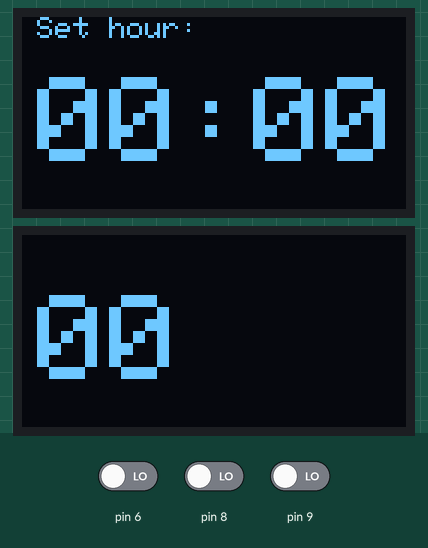
Recording of a sketch running on a simulated Arduino Uno, built with avr-gcc and run on an emulated ATmega328P. On the bench: 2 × 128×64 one-colour display. The test bench sets the inputs (shaded band); at power-on: pin 6 LOW, pin 9 LOW, pin 8 LOW. The display library's start-up logo is not drawn; what the sketch prints to the serial monitor is not drawn.

Above: at 5.3 s.
5.4 s: pin 6 driven HIGH
At 6.8 s:
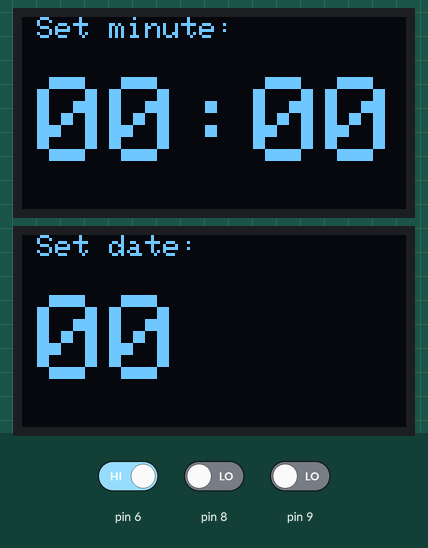
8.4 s: pin 9 driven HIGH
At 11.1 s:
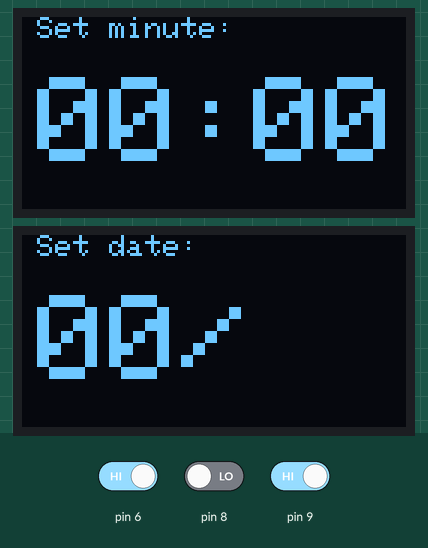
11.4 s: pin 8 driven HIGH
At 13.5 s:
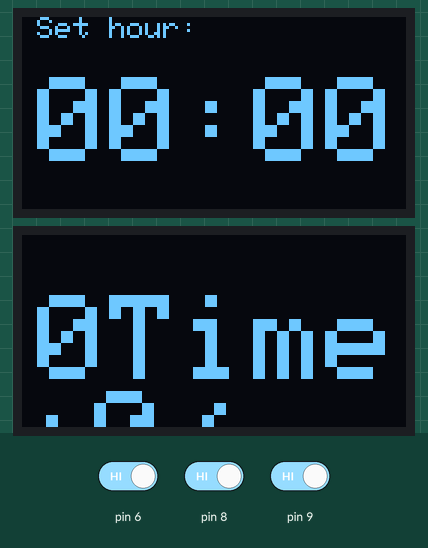
14.4 s: pin 8 driven LOW
At 17.2 s:
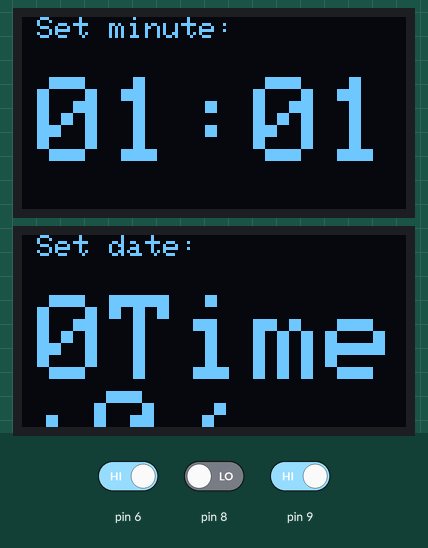
17.4 s: pin 9 driven LOW
At 18.69 s:
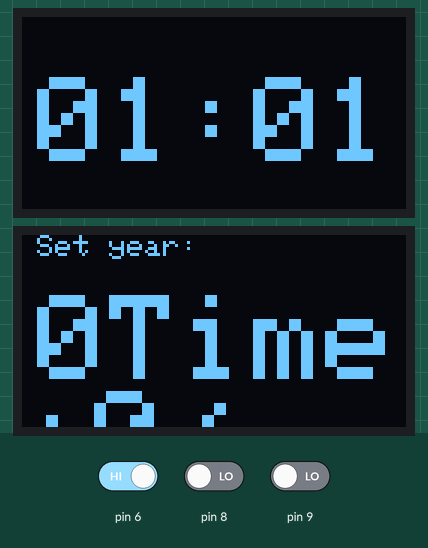
20.4 s: pin 8 driven HIGH
At 23.6 s:
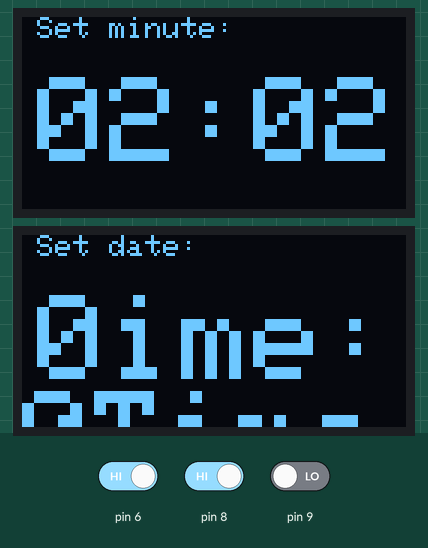
Timing chart, 0 to 25.1 s (numbered marks = the images above; inputs shaded):
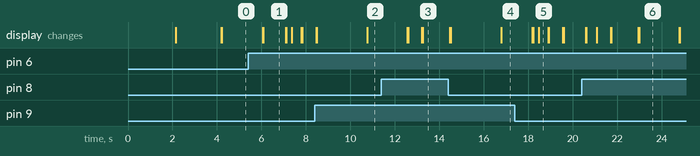

The sketch:

watches.ino
```cpp
#include <SPI.h>
#include <Wire.h>
#include <Adafruit_GFX.h>
#include <Adafruit_SSD1306.h>

#define OLED_RESET 4
Adafruit_SSD1306 display(OLED_RESET);
Adafruit_SSD1306 displayp(OLED_RESET);

#if (SSD1306_LCDHEIGHT != 64)
#error("Height incorrect, please fix Adafruit_SSD1306.h!");
#endif

short int hour = 0;
short int minute = 0;
short int done = 0;
short int date = 1;
short int month = 1;
short int year[4] = {0,0,0,0};
short int pointer_tahun = 0;
short int end_of_the_month = 0;


void setup()   {
  Serial.begin(9600);


  //display kiri display
  display.begin(SSD1306_SWITCHCAPVCC, 0x3D);
  display.display();
  delay(2000);

    // Clear the buffer.
  display.clearDisplay();
  display.display();


  //display kanan displayp
  displayp.begin(SSD1306_SWITCHCAPVCC, 0x3C);
  displayp.display();
  delay(2000);

    // Clear the buffer.
  displayp.clearDisplay();
  displayp.display();
}


void loop() {
  if(done < 5){
    setTime();
  } else if(done == 5){
    if(digitalRead(6) == HIGH){
      done = 0;
      delay(200);
    } else if(digitalRead(6) == LOW){
    showTime();
    }
  }

  Serial.println(done);
}

void setTime(){


  //display kiri
  // piindah ke bawah display.clearDisplay();
  if(done == 0){
    display.setCursor(5,0);
    display.setTextSize(1);
    display.println("Set hour:");
  } else if(done == 2){
    display.setCursor(5,0);
    display.setTextSize(1);
    display.println("Set minute:");
  }

  display.setCursor(5,20);
  display.setTextSize(4);
  display.setTextColor(WHITE);

  if(hour < 10){
    display.print("0");
  }
  display.print(hour);
  display.print(":");

  if(minute < 10){
    display.print("0");
  }
  display.print(minute);
  display.display();
  display.clearDisplay();


  //display kanan
  if(done == 2){
    displayp.setCursor(5,0);
    displayp.setTextSize(1);
    displayp.println("Set date:");
  } else if(done == 3){
    displayp.setCursor(5,0);
    displayp.setTextSize(1);
    displayp.println("Set month:");
  } else if(done == 4){
    displayp.setCursor(5,0);
    displayp.setTextSize(1);
    displayp.println("Set year:");
  }

   //need test
  displayp.setCursor(5,20);
  displayp.setTextSize(4);
  displayp.setTextColor(WHITE);

  if(date < 10){
    displayp.print("0");
  }
  displayp.print(date + "/");

  if(month < 10){
    displayp.print("0");
  }
  displayp.print(month + "/" + *year);
  displayp.display();
  displayp.clearDisplay();


    // jam
  if(done == 0){
    if(digitalRead(8) == HIGH){
      if(hour < 24){
       hour++;
       delay(200);
      }
    } else if(digitalRead(9) == HIGH){
      if(hour > 0){
        hour--;
        delay(200);
      }
    }

    if(digitalRead(6) == HIGH){
      done++;
      delay(200);
    }

    // menit
  } if(done == 1){
    if(digitalRead(8) == HIGH){
      if(minute <60){
       minute++;
       delay(200);
      }
    } else if(digitalRead(9) == HIGH){
      if(minute > 0){
        minute--;
        delay(200);
      }
    }

    if(digitalRead(6) == HIGH){
      done++;
      delay(200);
    }

    // tanggal
  } if(done == 4){
    if(digitalRead(8) == HIGH){
      date++;
      delay(200);
    } else if(digitalRead(9) == HIGH){
      date--;
      delay(200);
    }

    if(digitalRead(6) == HIGH){
      done++;
      delay(200);
    }

    // bulan
  } if(done == 3){
    if(digitalRead(8) == HIGH){
      month++;
      delay(200);
    } else if(digitalRead(9) == HIGH){
      month--;
      delay(200);
    }

    if(digitalRead(6) == HIGH){
      end_of_the_month = get_end_of_the_month(month, year);
      done++;
      delay(200);
    }

    // tahun
  } if(done == 2){
    if(digitalRead(8) == HIGH){
      year[pointer_tahun] = (year[pointer_tahun] + 1)%10;
      delay(200);
    } else if(digitalRead(9) == HIGH){
      year[pointer_tahun] = (year[pointer_tahun] - 1)%10;
      delay(200);
    }

    if(digitalRead(6) == HIGH && pointer_tahun == 4){
      pointer_tahun = 0;
      done++;
      delay(200);
    } else if(digitalRead(6) == HIGH && pointer_tahun != 4){
      pointer_tahun++;
      delay(200);
    }

  }

  minute %= 60;
  hour %= 24;
  date %= end_of_the_month;
  month = (month % 13 == 0) ? 1 : month % 13;


}

int get_end_of_the_month(int month, short int *year){

  switch(month){
    case 2:
      if(year[2]*10 + year[3] % 4 == 0){
        end_of_the_month = 29;
      } else {
        end_of_the_month = 28;
      }
      break;
    case 4:
    case 6:
    case 9:
    case 11:
      end_of_the_month = 30;
      break;
    default:
      end_of_the_month = 31;

  }

}

void showTime(){
  if(hour == 23 && minute == 60){
    hour = 0;
    minute = 0;
    date++;
    if(date == end_of_the_month + 1){
      date = 1;
      month++;
      end_of_the_month = get_end_of_the_month(month, year);
      if(month == 13){
        month = 1;
        year[3]++;
        for(int i = 3; i >= 0; i--){
          if(year[i] == 10){
            year[i] = 0;
            year[i+1]++;
          }
        }
      }
    }
  }else if(minute == 60 && hour != 23){
    hour++;
    minute = 0;
  }

   //display kiri
  display.setCursor(5,0);
  display.setTextSize(1);
  display.println("Time:");

  display.setCursor(5,20);
  display.setTextSize(4);
  display.setTextColor(WHITE);
  if(hour < 10){
    display.print("0");
  }
  display.print(hour);
  display.print(":");
  if(minute < 10){
    display.print("0");
  }
  display.print(minute);
  display.display();
  display.clearDisplay();

   //display kanan
  displayp.setCursor(5,20);
  displayp.setTextSize(4);
  displayp.setTextColor(WHITE);

  if(date < 10){
    displayp.print("0");
  }
  displayp.print(date + ":");

  if(month < 10){
    displayp.print("0");
  }
  displayp.print(month + ":" + *year);
  displayp.display();
  displayp.clearDisplay();


  delay(60000);
  minute++;
}
```

Measured:
- after the input at 5.4 s, the display: first changes after 0.67 s (image 1 shows a later state)
- after the input at 11.4 s, the display: first changes after 1.2 s (image 3 shows a later state)
- after the input at 17.4 s, the display: first changes after 0.79 s (image 5 shows a later state)
- what the display in image 1 shows lasts 1.0 s, from 6.1 s to 7.1 s
- what the display in image 5 shows lasts 0.4 s, from 18.5 s to 18.9 s
